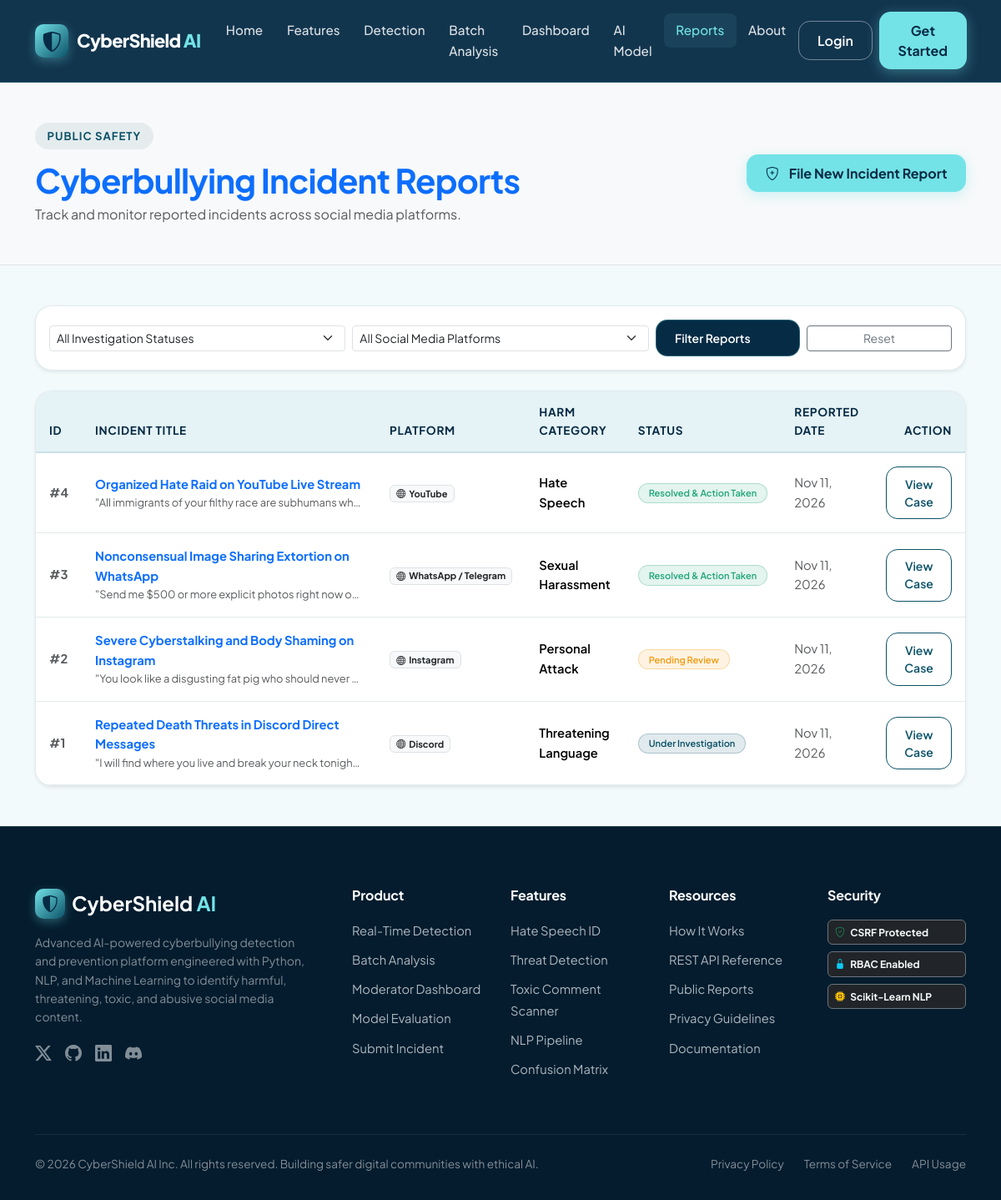
The page /reports/ on the database its author committed.
### reports/models.py (models this page shows, shortened)
class CyberbullyingReport(models.Model):
    PLATFORM_CHOICES = (
        ('Twitter / X', 'Twitter / X'),
        ('Instagram', 'Instagram'),
        ('Facebook', 'Facebook'),
        ('TikTok', 'TikTok'),
        ('Discord', 'Discord'),
        ('Reddit', 'Reddit'),
        ('WhatsApp / Telegram', 'WhatsApp / Telegram'),
        ('YouTube', 'YouTube'),
        ('Other', 'Other Platform'),
    )
    CATEGORY_CHOICES = (
        ('Harassment', 'Harassment'),
        ('Hate Speech', 'Hate Speech'),
        ('Threatening Language', 'Threatening Language'),
        ('Personal Attack', 'Personal Attack'),
        ('Sexual Harassment', 'Sexual Harassment'),
        ('Toxic / Abusive Language', 'Toxic / Abusive Language'),
        ('Cyberstalking', 'Cyberstalking'),
        ('Other Harm', 'Other Harm'),
    )
    STATUS_CHOICES = (
        ('Pending', 'Pending Review'),
        ('Under Review', 'Under Investigation'),
        ('Resolved', 'Resolved & Action Taken'),
        ('Dismissed', 'Dismissed (Insufficient Evidence)'),
    )
    user = models.ForeignKey(User, on_delete=models.SET_NULL, null=True, blank=True, related_name='reports')
    title = models.CharField(max_length=255)
    offensive_message = models.TextField(help_text="The offensive or harmful text observed")
    platform = models.CharField(max_length=50, choices=PLATFORM_CHOICES, default='Other')
    incident_url = models.URLField(blank=True, help_text="Link to public post or profile (optional)")
    description = models.TextField(help_text="Detailed context or circumstances of the incident")
    category = models.CharField(max_length=50, choices=CATEGORY_CHOICES, default='Harassment')
    evidence_file = models.FileField(upload_to='evidence/', blank=True, null=True, help_text="Screenshots or documentation")
    status = models.CharField(max_length=30, choices=STATUS_CHOICES, default='Pending')
    admin_notes = models.TextField(blank=True, help_text="Internal notes added by moderator/admin")
    created_at = models.DateTimeField(auto_now_add=True)
    updated_at = models.DateTimeField(auto_now=True)
    class Meta:
        ordering = ['-created_at']
        verbose_name = 'Cyberbullying Report'
        verbose_name_plural = 'Cyberbullying Reports'
    @property
    def status_badge_class(self):
        mapping = {
            'Pending': 'badge-warning',
            'Under Review': 'badge-info',
            'Resolved': 'badge-safe',
            'Dismissed': 'badge-muted'
        }
        return mapping.get(self.status, 'badge-warning')

### reports/views.py (the view)
# urls.py: path('', views.report_list_view, name='reports'),
def report_list_view(request):
    reports = CyberbullyingReport.objects.all()
    is_staff = request.user.is_authenticated and (
        request.user.is_staff or
        (hasattr(request.user, 'profile') and request.user.profile.is_moderator_or_admin)
    )
    status_filter = request.GET.get('status', '').strip()
    if status_filter:
        reports = reports.filter(status=status_filter)
    platform_filter = request.GET.get('platform', '').strip()
    if platform_filter:
        reports = reports.filter(platform=platform_filter)
    paginator = Paginator(reports, 10)
    page_number = request.GET.get('page')
    page_obj = paginator.get_page(page_number)
    context = {
        'page_obj': page_obj,
        'status_filter': status_filter,
        'platform_filter': platform_filter,
        'is_staff': is_staff,
    }
    return render(request, 'reports.html', context)

### ml_engine/evaluate.py (called while the page is built, shortened)
def get_model_metrics() -> dict:
    metrics_path = MODELS_DIR / 'model_metrics.json'
    if metrics_path.exists():
        try:
            with open(metrics_path, 'r', encoding='utf-8') as f:
                return json.load(f)
        except Exception as e:
            print(f"Error loading model_metrics.json: {e}")

### templates/reports.html (shortened to what this page needs)
{% extends 'base.html' %}
{% block content %}
<div class="py-5 bg-light border-bottom">
    <div class="container">
        <div class="d-flex flex-wrap justify-content-between align-items-center gap-3">
            <div>
                <span class="section-pill">Public Safety</span>
                <h1 class="fw-bold text-primary mb-1">Cyberbullying Incident Reports</h1>
                <p class="text-muted mb-0">Track and monitor reported incidents across social media platforms.</p>
            </div>
            <div>
                <a href="{% url 'report_create' %}" class="btn btn-accent">
                    <i class="bi bi-shield-plus me-1"></i> File New Incident Report
                </a>
            </div>
        </div>
    </div>
</div>
<div class="container py-5">
    <div class="card card-white shadow-sm p-3 mb-4">
        <form method="GET" action="{% url 'reports' %}" class="row g-2 align-items-center">
            <div class="col-md-4">
                <select name="status" class="form-select form-select-sm">
                    <option value="">All Investigation Statuses</option>
                </select>
            </div>
            <div class="col-md-4">
                <select name="platform" class="form-select form-select-sm">
                    <option value="">All Social Media Platforms</option>
                </select>
            </div>
            <div class="col-md-2">
                <button type="submit" class="btn btn-primary-dark btn-sm w-100">Filter Reports</button>
            </div>
            <div class="col-md-2">
                <a href="{% url 'reports' %}" class="btn btn-outline-secondary btn-sm w-100">Reset</a>
            </div>
        </form>
    </div>
    <div class="card card-white shadow-sm overflow-hidden">
        <div class="table-responsive">
            <table class="table custom-table mb-0">
                <thead>
                    <tr>
                        <th>ID</th>
                        <th>Incident Title</th>
                        <th>Platform</th>
                        <th>Harm Category</th>
                        <th>Status</th>
                        <th>Reported Date</th>
                        <th class="text-end">Action</th>
                    </tr>
                </thead>
                <tbody>
                    {% for report in page_obj %}
                    <tr>
                        <td><span class="fw-bold text-muted">#{{ report.id }}</span></td>
                        <td>
                            <a href="{% url 'report_detail' report.id %}" class="fw-bold text-primary">
                                {{ report.title }}
                            </a>
                            <div class="small text-muted text-truncate" style="max-width: 320px;">
                                "{{ report.offensive_message }}"
                            </div>
                        </td>
                        <td>
                            <span class="badge bg-light text-dark border">
                                <i class="bi bi-globe me-1"></i>{{ report.platform }}
                            </span>
                        </td>
                        <td><span class="fw-semibold">{{ report.category }}</span></td>
                        <td>
                            <span class="badge {{ report.status_badge_class }}">
                                {{ report.get_status_display }}
                            </span>
                        </td>
                        <td class="small text-muted">{{ report.created_at|date:"M d, Y" }}</td>
                        <td class="text-end">
                            <a href="{% url 'report_detail' report.id %}" class="btn btn-sm btn-outline-custom">
                                View Case
                            </a>
                        </td>
                    </tr>
                    {% endfor %}
                </tbody>
            </table>
        </div>
    </div>
</div>
{% endblock %}

### static/css/style.css (style rules this page uses)
:root { --primary: #062B45; --primary-light: #0d3d5f; --secondary: #0B5268; --secondary-light: #126884; --accent: #73E3E8; --accent-hover: #5cd0d6; --accent-soft: rgba(115, 227, 232, 0.15); --bg: #F3FAFC; --card-bg: #E5F3F6; --card-glass: rgba(229, 243, 246, 0.85); --text-main: #102D42; --text-muted: #4b6b82; --border-light: rgba(11, 82, 104, 0.12); --border-accent: rgba(115, 227, 232, 0.4); --danger: #E74C3C; --danger-bg: rgba(231, 76, 60, 0.1); --warning: #F39C12; --warning-bg: rgba(243, 156, 18, 0.12); --success: #20A67A; --success-bg: rgba(32, 166, 122, 0.12); --shadow-sm: 0 4px 12px rgba(6, 43, 69, 0.05); --shadow-md: 0 10px 25px rgba(6, 43, 69, 0.08); --shadow-lg: 0 18px 40px rgba(6, 43, 69, 0.12); --shadow-glow: 0 0 25px rgba(115, 227, 232, 0.35); --radius-sm: 8px; --radius-md: 14px; --radius-lg: 20px; --radius-xl: 28px; --transition: all 0.3s cubic-bezier(0.25, 0.8, 0.25, 1); }
body { font-family: 'Plus Jakarta Sans', 'Inter', -apple-system, BlinkMacSystemFont, "Segoe UI", Roboto, sans-serif; background-color: var(--bg); color: var(--text-main); min-height: 100vh; display: flex; flex-direction: column; overflow-x: hidden; line-height: 1.6; }
h1, h2, h3, h4, h5, h6 { color: var(--primary); font-weight: 700; letter-spacing: -0.02em; }
a { color: var(--secondary); text-decoration: none; transition: var(--transition); }
.btn-accent { background: var(--accent); color: var(--primary); font-weight: 700; border: none; border-radius: var(--radius-md); padding: 0.65rem 1.4rem; transition: var(--transition); box-shadow: 0 4px 15px rgba(115, 227, 232, 0.35); display: inline-flex; align-items: center; gap: 8px; }
.btn-primary-dark { background: var(--primary); color: #ffffff; font-weight: 600; border: 1px solid rgba(115, 227, 232, 0.3); border-radius: var(--radius-md); padding: 0.65rem 1.4rem; transition: var(--transition); display: inline-flex; align-items: center; gap: 8px; }
.btn-outline-custom { border: 1.5px solid var(--secondary); color: var(--secondary); font-weight: 600; border-radius: var(--radius-md); padding: 0.6rem 1.3rem; transition: var(--transition); }
.card-white { background: #ffffff; border: 1px solid var(--border-light); border-radius: var(--radius-lg); box-shadow: var(--shadow-sm); transition: var(--transition); }
.section-pill { display: inline-block; background: rgba(11, 82, 104, 0.08); color: var(--secondary); font-size: 0.82rem; font-weight: 700; text-transform: uppercase; letter-spacing: 0.08em; padding: 0.35rem 0.9rem; border-radius: 50px; margin-bottom: 0.8rem; }
.badge-safe { background-color: var(--success-bg) !important; color: var(--success) !important; border: 1px solid rgba(32, 166, 122, 0.3); font-weight: 600; border-radius: 50px; padding: 0.35rem 0.75rem; }
.badge-warning { background-color: var(--warning-bg) !important; color: var(--warning) !important; border: 1px solid rgba(243, 156, 18, 0.3); font-weight: 600; border-radius: 50px; padding: 0.35rem 0.75rem; }
.badge-info { background-color: rgba(11, 82, 104, 0.12) !important; color: var(--secondary) !important; border: 1px solid rgba(11, 82, 104, 0.25); font-weight: 600; border-radius: 50px; padding: 0.35rem 0.75rem; }
.custom-table { border-collapse: separate; border-spacing: 0; width: 100%; }
.custom-table th { background: var(--card-bg); color: var(--primary); font-weight: 700; font-size: 0.85rem; text-transform: uppercase; letter-spacing: 0.05em; padding: 0.9rem 1rem; border-bottom: 2px solid var(--border-light); }
.custom-table td { padding: 1rem; vertical-align: middle; border-bottom: 1px solid var(--border-light); font-size: 0.92rem; }

### rows shown on the page
CyberbullyingReport: id "4", title "Organized Hate Raid on YouTube Live Stream", offensive_message "All immigrants of your filthy race are subhumans wh…", platform "YouTube", category "Hate Speech", status "Resolved & Action Taken", created_at "Nov 11, 2026"
CyberbullyingReport: id "3", title "Nonconsensual Image Sharing Extortion on WhatsApp", offensive_message "Send me $500 or more explicit photos right now o…", platform "WhatsApp / Telegram", category "Sexual Harassment", status "Resolved & Action Taken", created_at "Nov 11, 2026"
CyberbullyingReport: id "2", title "Severe Cyberstalking and Body Shaming on Instagram", offensive_message "You look like a disgusting fat pig who should never…", platform "Instagram", category "Personal Attack", status "Pending Review", created_at "Nov 11, 2026"
CyberbullyingReport: id "1", title "Repeated Death Threats in Discord Direct Messages", offensive_message "I will find where you live and break your neck tonigh…", platform "Discord", category "Threatening Language", status "Under Investigation", created_at "Nov 11, 2026"
